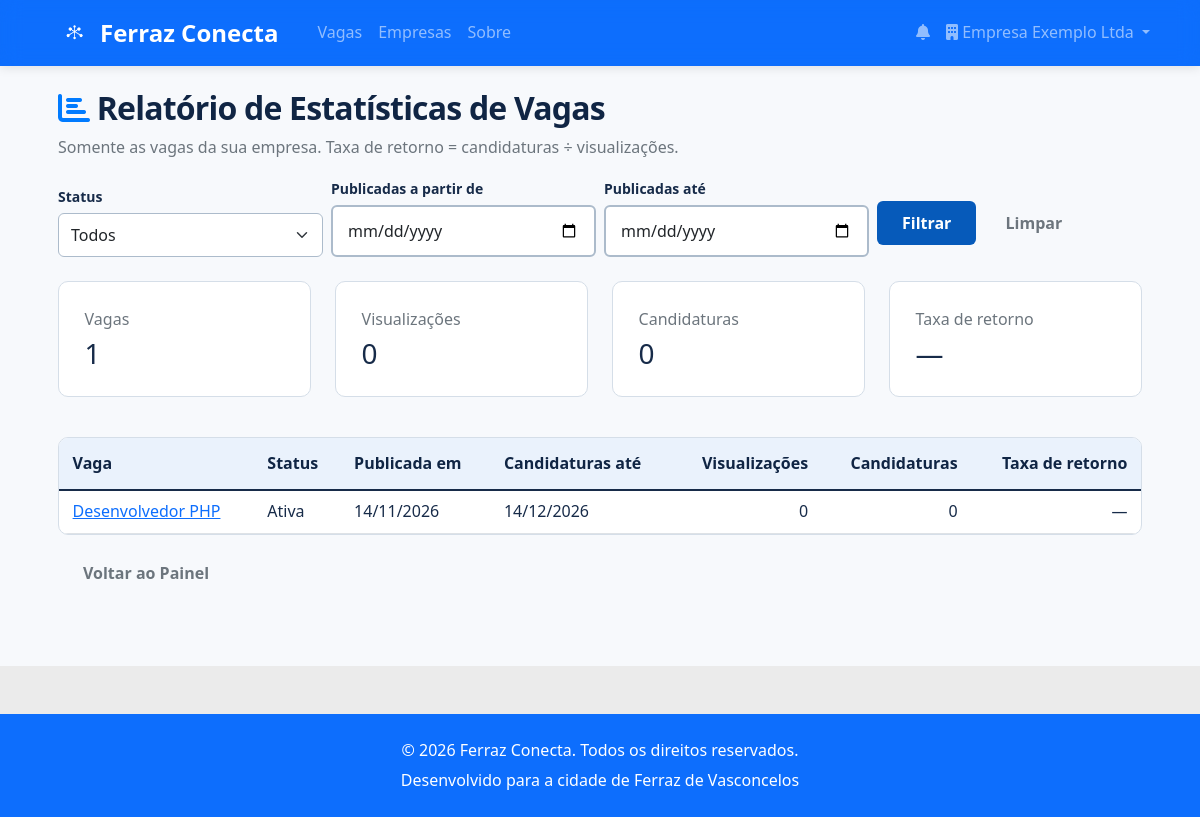
The app's page /empresa/relatorio (signed in) with its own data.
### tables this page shows
CREATE TABLE IF NOT EXISTS vagas (
    id INT AUTO_INCREMENT PRIMARY KEY,
    empresa_id INT NOT NULL,
    titulo VARCHAR(255) NOT NULL,
    descricao TEXT NOT NULL,
    requisitos TEXT,
    salario DECIMAL(10,2),
    tipo_contrato ENUM('CLT', 'PJ', 'Freelance', 'Estágio') NOT NULL DEFAULT 'CLT',
    modalidade ENUM('Presencial', 'Remoto', 'Híbrido') NOT NULL DEFAULT 'Presencial',
    localizacao VARCHAR(255),
     
    categoria_id INT,
    nivel_experiencia ENUM('Sem experiência', 'Júnior', 'Pleno', 'Sênior'),
    beneficios TEXT,
    status ENUM('Ativa', 'Inativa', 'Pausada') NOT NULL DEFAULT 'Ativa',
     
     
    data_expiracao DATE NOT NULL,
     
    visualizacoes INT NOT NULL DEFAULT 0,
    created_at TIMESTAMP NOT NULL DEFAULT CURRENT_TIMESTAMP,
    updated_at TIMESTAMP NOT NULL DEFAULT CURRENT_TIMESTAMP ON UPDATE CURRENT_TIMESTAMP,
    KEY idx_vagas_empresa (empresa_id),
    KEY idx_vagas_status (status),
    KEY idx_vagas_expiracao (data_expiracao),
    KEY idx_vagas_categoria (categoria_id),
    CONSTRAINT fk_vagas_empresa
        FOREIGN KEY (empresa_id) REFERENCES empresas (id) ON DELETE CASCADE,
     
    CONSTRAINT fk_vagas_categoria
        FOREIGN KEY (categoria_id) REFERENCES categorias (id)
);

### app/Views/empresa/relatorio.php (the view, shortened to what the rows shown need)
<?php
$title = 'Relatório de Vagas - Ferraz Conecta';
$totais = $relatorio['totais'];
$taxa = function ($valor) {
    return $valor === null ? '—' : number_format($valor, 1, ',', '.') . '%';
};
?>
<div class="container mt-4">
    <h2 class="mb-2"><i class="fas fa-chart-bar text-primary"></i> Relatório de Estatísticas de Vagas</h2>
    <p class="text-muted">Somente as vagas da sua empresa. Taxa de retorno = candidaturas ÷ visualizações.</p>
    <form method="GET" action="/empresa/relatorio" class="row g-2 align-items-end mb-4">
        <div class="col-md-3">
            <label for="status" class="form-label small mb-1">Status</label>
            <select class="form-select" id="status" name="status">
                <option value="">Todos</option>
            </select>
        </div>
        <div class="col-md-3">
            <label for="de" class="form-label small mb-1">Publicadas a partir de</label>
            <input type="date" class="form-control" id="de" name="de" value="<?= htmlspecialchars($filtros['de'] ?? '') ?>">
        </div>
        <div class="col-md-3">
            <label for="ate" class="form-label small mb-1">Publicadas até</label>
            <input type="date" class="form-control" id="ate" name="ate" value="<?= htmlspecialchars($filtros['ate'] ?? '') ?>">
        </div>
        <div class="col-md-3">
            <button type="submit" class="btn btn-primary">Filtrar</button>
            <a href="/empresa/relatorio" class="btn btn-outline-secondary">Limpar</a>
        </div>
    </form>
    <div class="row mb-4">
        <?php foreach ([['Vagas', $totais['vagas']], ['Visualizações', $totais['visualizacoes']], ['Candidaturas', $totais['candidaturas']], ['Taxa de retorno', $taxa($totais['taxa_retorno'])]] as [$rotulo, $valor]): ?>
            <div class="col-6 col-md-3 mb-3">
                <div class="card shadow-sm h-100">
                    <div class="card-body">
                        <p class="text-muted mb-1"><?= $rotulo ?></p>
                        <p class="h3 mb-0"><?= htmlspecialchars((string) $valor) ?></p>
                    </div>
                </div>
            </div>
        <?php endforeach; ?>
    </div>
    <div class="table-responsive">
        <table class="table align-middle">
            <thead>
                <tr>
                    <th>Vaga</th>
                    <th>Status</th>
                    <th>Publicada em</th>
                    <th>Candidaturas até</th>
                    <th class="text-end">Visualizações</th>
                    <th class="text-end">Candidaturas</th>
                    <th class="text-end">Taxa de retorno</th>
                </tr>
            </thead>
            <tbody>
                <?php foreach ($relatorio['vagas'] as $vaga): ?>
                    <tr>
                        <td><a href="/empresa/vagas/<?= $vaga['id'] ?>/candidatos"><?= htmlspecialchars($vaga['titulo']) ?></a></td>
                        <td><?= htmlspecialchars($vaga['status']) ?></td>
                        <td><?= date('d/m/Y', strtotime($vaga['created_at'])) ?></td>
                        <td><?= date('d/m/Y', strtotime($vaga['data_expiracao'])) ?></td>
                        <td class="text-end"><?= (int) $vaga['visualizacoes'] ?></td>
                        <td class="text-end"><?= (int) $vaga['candidaturas'] ?></td>
                        <td class="text-end"><?= $taxa($vaga['taxa_retorno']) ?></td>
                    </tr>
                <?php endforeach; ?>
            </tbody>
        </table>
    </div>
    <a href="/painel-empresa" class="btn btn-outline-secondary">Voltar ao Painel</a>
</div>

### app/Router.php (shortened to what the rows shown need)
<?php
class Router
{
    private $routes = [];
    public function addRoute($method, $path, $handler)
    {
        $this->routes[] = [
            'method' => $method,
            'path' => $path,
            'handler' => $handler
        ];
    }
    public function dispatch($method, $uri)
    {
        try {
            $uri = parse_url($uri, PHP_URL_PATH);
            foreach ($this->routes as $route) {
                if ($route['method'] === $method && $this->matchPath($route['path'], $uri)) {
                    $result = $this->executeHandler($route['handler'], $this->extractParams($route['path'], $uri));
                    if ($result !== null) {
                        echo $result;
                    }
                    return;
                }
            }
        } catch (\Exception $e) {
            http_response_code(500);
            echo "<h1>Erro Interno</h1>";
            echo "<p>Erro: " . $e->getMessage() . "</p>";
            echo "<p>Arquivo: " . $e->getFile() . "</p>";
            echo "<p>Linha: " . $e->getLine() . "</p>";
        }
    }
    private function matchPath($routePath, $uri)
    {
        $routePattern = preg_replace('/\{([^}]+)\}/', '([^/]+)', $routePath);
        $routePattern = '#^' . $routePattern . '$#';
        return preg_match($routePattern, $uri);
    }
    private function extractParams($routePath, $uri)
    {
        $params = [];
        $routeParts = explode('/', trim($routePath, '/'));
        return $params;
    }
    private function executeHandler($handler, $params)
    {
        try {
            if (is_string($handler)) {
                $parts = explode('@', $handler);
                $controllerClass = "App\\Controllers\\{$parts[0]}";
                $method = $parts[1];
                $controller = new $controllerClass();
                return call_user_func_array([$controller, $method], array_values($params));
            }
            throw new \Exception("Handler inválido");
        } catch (\Exception $e) {
            throw new \Exception("Erro ao executar handler: " . $e->getMessage());
        }
    }
}

### records on screen
vagas: titulo "Desenvolvedor PHP", status "Ativa", created_at "14/11/2026", data_expiracao "14/12/2026", visualizacoes "0", candidaturas "0", taxa_retorno "—"

### other values on screen
$rotulo "Vagas"
$valor "1"
$rotulo "Visualizações"
$valor "0"
$rotulo "Candidaturas"
$rotulo "Taxa de retorno"
$valor "—"
